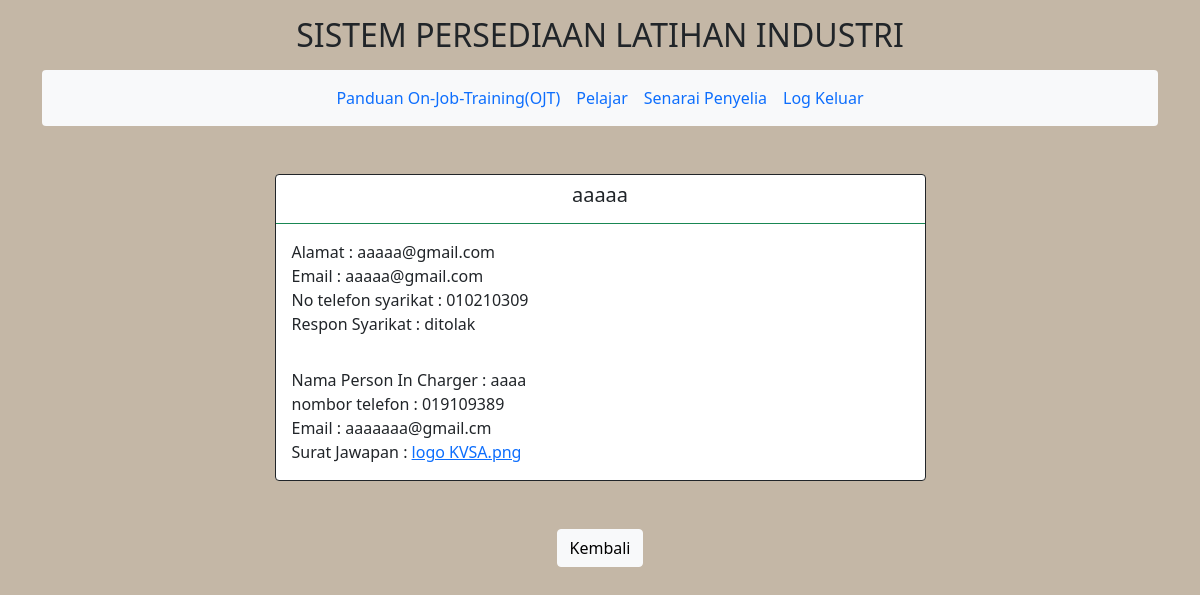
Screenshot of /admin2/maklumat_syarikat.php?id_user=alysha with the database file from the repository.
### tables this page shows
CREATE TABLE `syarikat` (
  `id_user` varchar(50) NOT NULL,
  `id_syarikat` int NOT NULL,
  `namasyarikat` varchar(50) NOT NULL,
  `alamatsyarikat` varchar(50) NOT NULL,
  `emailsyarikat` varchar(50) NOT NULL,
  `notelsyarikat` varchar(50) NOT NULL,
  `namapic` varchar(50) NOT NULL,
  `notelpic` varchar(50) NOT NULL,
  `emailpic` varchar(50) NOT NULL,
  `suratjawapan` varchar(250) NOT NULL,
  `responsyarikat` varchar(50) NOT NULL
);

### admin2/maklumat_syarikat.php (the view, shortened to what this page needs)
<?php
require '../config.php';
$id_user=$_GET['id_user'];
?>
<!doctype html>
<html lang="en">
  <head>
    <link href="https://cdn.jsdelivr.net/npm/bootstrap@5.1.3/dist/css/bootstrap.min.css" rel="stylesheet">
</head>
<body>
<div class="container-xl mb-4">
    <center><p>
      <h2>SISTEM PERSEDIAAN LATIHAN INDUSTRI</h2><p>
    </center>
    <nav class="navbar navbar-expand-sm bg-light rounded" aria-label="Twelfth navbar example">
      <div class="container-fluid">
        <div class="collapse navbar-collapse justify-content-md-center" id="navbar">
          <ul class="navbar-nav">
            <li class="nav-item">
              <a class="nav-link active" href="admin_panduanojt.php">Panduan On-Job-Training(OJT)</a>
            </li>
              <a class="nav-link" href="pelajar.php">Pelajar</a>
            <li>
            <li class="nav-item">
              <a class="nav-link " href="listPenyelia.php">Senarai Penyelia</a>
            </li>
            <li class="nav-item">
              <a class="nav-link" href="../logout.php" onclick="return confirm('Anda Pasti Mahu Log Keluar?')">Log Keluar</a>
            </li>
          </ul>
        </div>
      </div>
    </nav>
</div>
<br>
    <div class="container">
      <center>
      <?php
$query ="SELECT * FROM pelajar  WHERE id_user='".$id_user."'";
$query_run=mysqli_query($conn,$query);
if (mysqli_num_rows($query_run)>0) {
  ?>
     <?php
              require '../config.php';
              $query ="SELECT * FROM syarikat LEFT JOIN pelajar ON pelajar.id_user=syarikat.id_user WHERE pelajar.id_user='".$id_user."'";
              $query_run=mysqli_query($conn,$query);
              if (mysqli_num_rows($query_run)>0) {
                 foreach ($query_run as $maklumat) {
                   ?>
                            <div class="col-sm-7">
                              <div class="card border-dark">
                                 <div class="card-header bg-transparent border-success">
                                   <h5 class="card-title"><?= $maklumat['namasyarikat']?></h5>
                                 </div>
                                <div class="card-body">
                                  <p class="card-text text-start ">
                                    Alamat : <?= $maklumat['alamatsyarikat']?><br>
                                    Email : <?= $maklumat['emailsyarikat']?><br>
                                    No telefon syarikat : <?= $maklumat['notelsyarikat']?><br>
                                    Respon Syarikat : <?= $maklumat['responsyarikat']?><br>
                                  </p>
                                </div>
                                <div class="card-body">
                                  <p class="card-text text-start ">
                                    Nama Person In Charger : <?= $maklumat['namapic']?><br>
                                    nombor telefon : <?= $maklumat['notelpic']?><br>
                                    Email : <?= $maklumat['emailpic']?><br>
                                    Surat Jawapan :
                                    <?= (!empty($maklumat['suratjawapan']))
                                       ? '<a href="download2.php?suratjawapan='.$maklumat["suratjawapan"].'">'.$maklumat['suratjawapan'].'</a><br>'
                                       : 'Hantar Surat Jawapan<br>';
                                     ?>
                                  </p>
                                </div>
                              </div>
                            </div>
                            <br>
                   <?php
                 }
               }
            ?>
            <br>
       <?php
}else{
  ?>
  <br>
      <h5>Sila Isi Borang Maklumat Pelajar Terlebih Dahulu</h5>
    <button class="btn btn-light"><a href="homepagestudent.php">KEMBALI</a></button>
  <?php
}
?>
</center>
  </div>
  <center>
<a href="pelajar.php" class="btn btn-light" tabindex="-1" role="button" aria-disabled="true">Kembali</a>
  <br>
</body>
</html>

### admin2/maklumat_syarikat.php (style rules this page uses)
body { background-color:#c4b7a6; }
.navbar { margin-bottom: 20px; }

### rows the page displays
syarikat: namasyarikat "aaaaa", alamatsyarikat "aaaaa@gmail.com", emailsyarikat "aaaaa@gmail.com", notelsyarikat "010210309", responsyarikat "ditolak", namapic "aaaa", notelpic "019109389", emailpic "aaaaaaa@gmail.cm", suratjawapan "logo KVSA.png"
